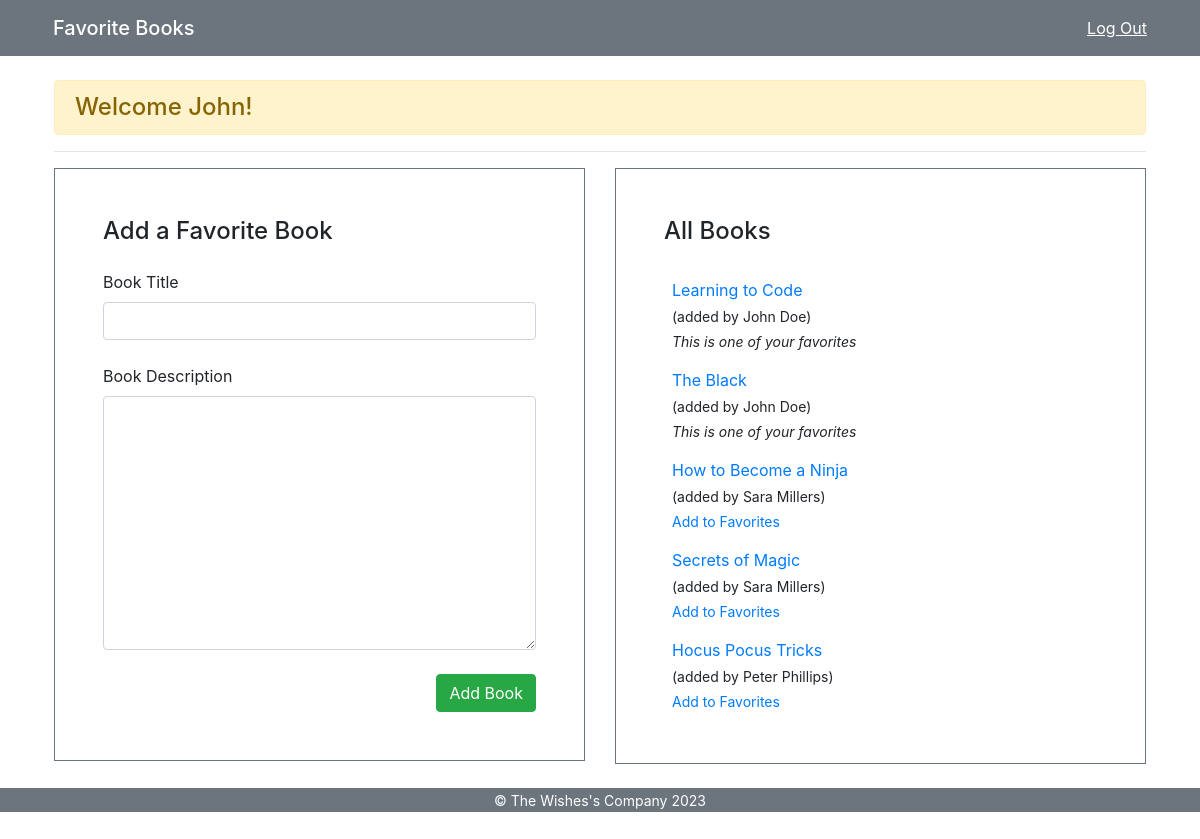
/books (signed in), run on the app's committed database.
### user_books_app/models.py (models this page shows)
class User(models.Model):
    first_name = models.CharField(max_length=45)
    last_name = models.CharField(max_length=45)
    email = models.CharField(max_length=45)
    password = models.CharField(max_length=255)
    created_at = models.DateTimeField(auto_now=True)
    updated_at = models.DateTimeField(auto_now_add=True)
    objects = UserManager()

class Book(models.Model):
    title = models.CharField(max_length=255)
    description = models.TextField()
    uploaded_by = models.ForeignKey(User,related_name='books_uploaded', on_delete=models.CASCADE)
    users_who_like = models.ManyToManyField(User,related_name="liked_books")
    created_at = models.DateTimeField(auto_now=True)
    updated_at = models.DateTimeField(auto_now_add=True)
    objects = BookManager()

### user_books_app/views.py (the view)
# urls.py: 2. Add a URL to urlpatterns:  path('', views.home, name='home')
def home(request):
    if 'name' in request.session:
        currentUser = User.objects.get(id=request.session['id'])
        context = {
            'all_books': Book.objects.all(),
            'books_liked_by_current_user': currentUser.liked_books.all()
        }
        return render(request,'home.html', context)
    return redirect('/')

### user_books_app/templates/home.html (shortened to what this page needs)
{% extends "base.html" %}
{% block content %}
<h4 class="alert alert-warning">Welcome {{request.session.name}}!</h4>
<hr />
<div class="row align-items-stretch">
  <div class="col-md-6">
    <form
      class="border border-secondary p-5"
      action="/books/new"
      method="POST"
    >
      <p class="text-left h4 mb-4">Add a Favorite Book</p>
      <label for="defaulBookAddFormTitle">Book Title</label>
      <input
        type="text"
        id="defaulBookAddFormTitle"
        class="form-control mb-4"
        name="book_title"
      />
      <label for="defaulBookAddFormDescription">Book Description</label>
      <textarea
        id="defaulBookAddFormDescription"
        class="form-control"
        name="book_description"
        rows="10"
      ></textarea>
      <div class="text-right">
        <button class="btn btn-success mt-4" type="submit">Add Book</button>
      </div>
    </form>
  </div>
  <div class="col-md-6">
    <div class="border border-secondary p-5">
      <p class="text-left h4 mb-4">All Books</p>
      <div class="overflow-auto p-2" style="height:445px">
        {% for each_book in all_books %}
          <p class="mb-1">
            <a href="/books/{{each_book.id}}">{{each_book.title}}</a>
          </p>
          <p class="small mb-1">
            (added by {{each_book.uploaded_by.first_name}}
            {{each_book.uploaded_by.last_name}})
          </p>
          {% if each_book in books_liked_by_current_user %}
            <p class="small"><i>This is one of your favorites</i></p>
          {% else %}
          <p class="small">
            <a href="/books/{{each_book.id}}/add_to_favorites">Add to Favorites</a>
          </p>
          {% endif %}
        {% endfor %}
      </div>
    </div>
  </div>
</div>
{% endblock %}

### user_books_app/static/style.css (style rules this page uses)
* { margin: 0px; padding: 0px; }

### data on the page
User: session.name "John"
Book: title "Learning to Code", uploaded_by.first_name "John", uploaded_by.last_name "Doe", shows "This is one of your favorites"
Book: title "The Black", uploaded_by.first_name "John", uploaded_by.last_name "Doe", shows "This is one of your favorites"
Book: title "How to Become a Ninja", uploaded_by.first_name "Sara", uploaded_by.last_name "Millers"
Book: title "Secrets of Magic", uploaded_by.first_name "Sara", uploaded_by.last_name "Millers"
Book: title "Hocus Pocus Tricks", uploaded_by.first_name "Peter", uploaded_by.last_name "Phillips"
